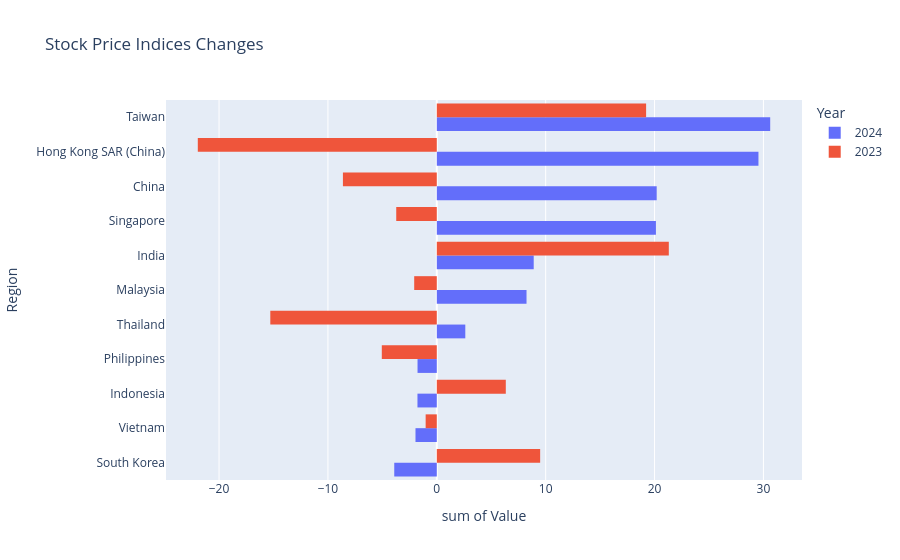

The cell this chart's notebook holds for it:
### Code cell
from processed_data import dfs, dfs1
import pandas as pd 
import plotly.express as px

all_df = dfs()
spi = all_df[9]
region_sort = list(
    spi[(spi["Year"] == 2024)].sort_values(
        by="Value", ascending=False
    )["Region"]
)
spi["Region"] = pd.Categorical(
    spi["Region"], categories=region_sort, ordered=True
)
spi = spi.sort_values(by=["Region", "Year"], ascending=False)
spi = spi[spi["Year"].isin([2024,2023])]
fig = px.histogram(
    spi,
    x="Value",
    y="Region",
    color="Year",
    barmode="group",
    # orientation="h",
    title="Stock Price Indices Changes",
)

fig

### Figure 1 — Plotly figure (JSON) as saved in the notebook; plotly's stock layout.template omitted (floating-point values rounded to 4 significant figures)
{"data": [{"alignmentgroup": "True", "bingroup": "y", "histfunc": "sum", "hovertemplate": "Year=2024<br>sum of Value=%{x}<br>Region=%{y}<extra></extra>", "legendgroup": "2024", "marker": {"color": "#636efa", "pattern": {"shape": ""}}, "name": "2024", "offsetgroup": "2024", "orientation": "h", "showlegend": true, "type": "histogram", "x": [-3.909, -1.958, -1.776, -1.77, 2.618, 8.242, 8.901, 20.13, 20.2, 29.54, 30.62], "xaxis": "x", "y": ["South Korea", "Vietnam", "Indonesia", "Philippines", "Thailand", "Malaysia", "India", "Singapore", "China", "Hong Kong SAR (China)", "Taiwan"], "yaxis": "y"}, {"alignmentgroup": "True", "bingroup": "y", "histfunc": "sum", "hovertemplate": "Year=2023<br>sum of Value=%{x}<br>Region=%{y}<extra></extra>", "legendgroup": "2023", "marker": {"color": "#EF553B", "pattern": {"shape": ""}}, "name": "2023", "offsetgroup": "2023", "orientation": "h", "showlegend": true, "type": "histogram", "x": [9.492, -1.025, 6.338, -5.052, -15.29, -2.076, 21.31, -3.726, -8.623, -21.95, 19.22], "xaxis": "x", "y": ["South Korea", "Vietnam", "Indonesia", "Philippines", "Thailand", "Malaysia", "India", "Singapore", "China", "Hong Kong SAR (China)", "Taiwan"], "yaxis": "y"}], "layout": {"barmode": "group", "legend": {"title": {"text": "Year"}, "tracegroupgap": 0}, "title": {"text": "Stock Price Indices Changes"}, "xaxis": {"anchor": "y", "domain": [0, 1], "title": {"text": "sum of Value"}}, "yaxis": {"anchor": "x", "domain": [0, 1], "title": {"text": "Region"}}}}
